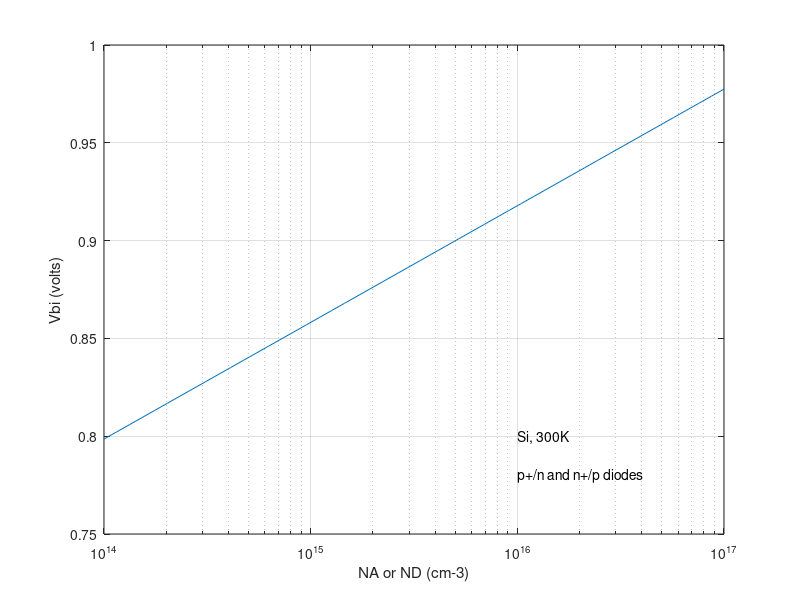

This chart was generated by the following MATLAB code:
%Vbi Computation (p+/n and n+/p junctions)

%Constants
EG=1.12;
kT=0.0259;
ni=1.0e10;

%Computation
ND=logspace(14,17);
Vbi=EG/2+kT.*log(ND./ni);

%Plotting
close
semilogx(ND,Vbi);  grid
axis([1.0e14 1.0e17 0.75 1])
xlabel('NA or ND (cm-3)');  ylabel('Vbi (volts)')
text(1e16,0.8,'Si, 300K')
text(1e16,0.78,'p+/n and n+/p diodes')
